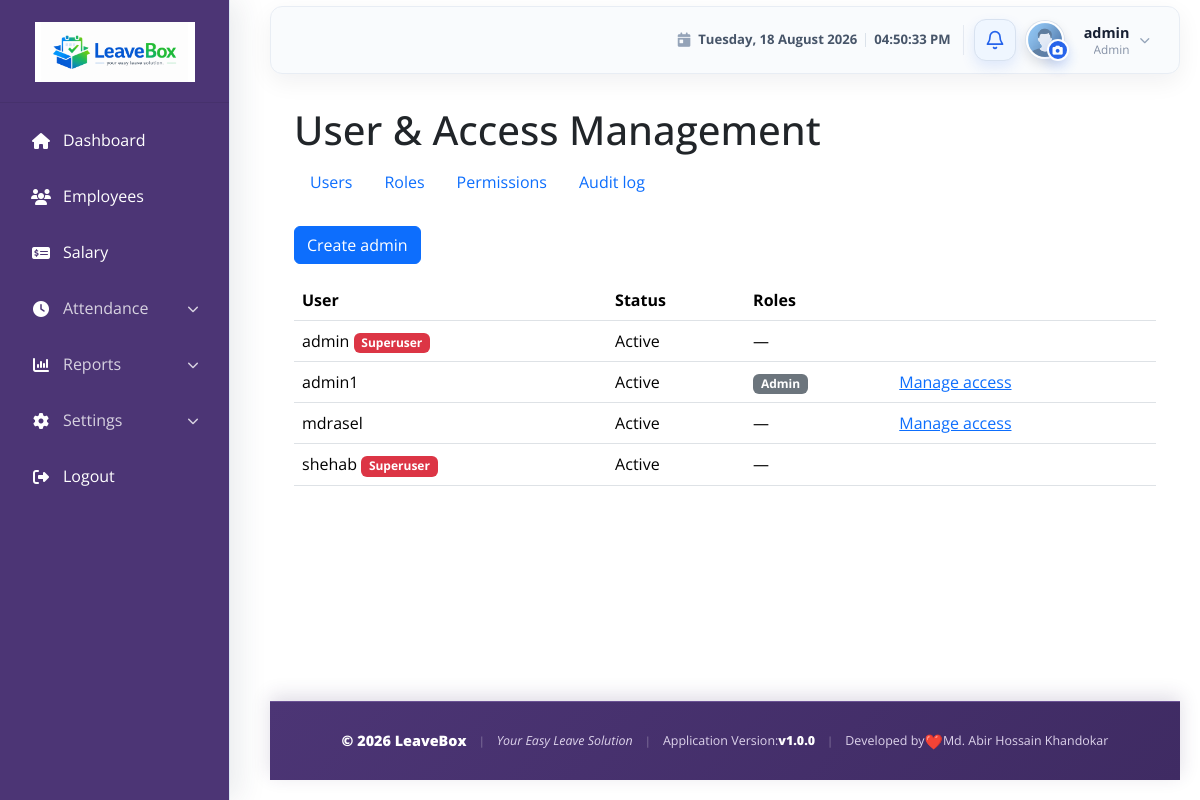
Page /accounts/access/users/ (signed in) on the earlier database version.
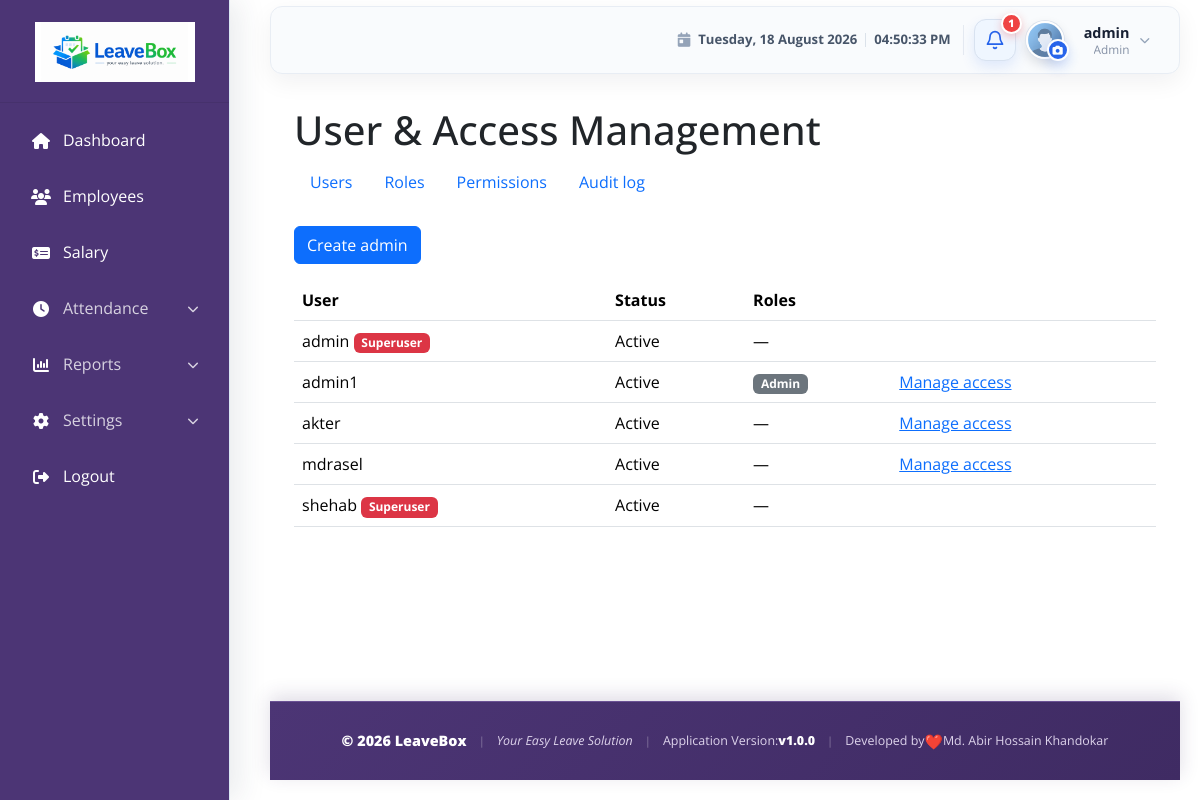
Same page on the later database version.
### accounts/models.py (models this page shows, shortened)
class User(AbstractUser):
    ROLE_CHOICES = (
        ('ADMIN', 'Admin/HR'),
        ('EMPLOYEE', 'Employee'),
    )
    role = models.CharField(max_length=10, choices=ROLE_CHOICES, default='EMPLOYEE')
    phone = models.CharField(max_length=15, blank=True, null=True)
    class Meta:
        permissions = [
            ('manage_users', 'Can manage application users'),
            ('manage_roles', 'Can manage roles'),
            ('manage_permissions', 'Can assign roles and permissions'),
            ('access_settings', 'Can access application settings'),
            ('approve_leave', 'Can approve leave requests'),
            ('reject_leave', 'Can reject leave requests'),
            ('process_salary', 'Can process salary'),
            ('view_reports', 'Can view reports'),
            ('export_reports', 'Can export reports'),
        ]

### accounts/views.py (the view)
# urls.py: path('access/users/', views.access_users, name='access_users'),
def access_users(request):
    denied = _superuser_only(request)
    if denied:
        return denied
    return render(request, 'access/users.html', {'users': User.objects.prefetch_related('groups').order_by('username')})

### LAF/templatetags/navigation_tags.py (called while the page is built)
@register.simple_tag
def url_name_active(request, *url_names):
    resolver_match = getattr(request, 'resolver_match', None)
    current_url_name = getattr(resolver_match, 'url_name', None)
    return current_url_name in url_names

### accounts/context_processors.py (called while the page is built)
def session_timeout(request):
    if not request.user.is_authenticated:
        return {}
    return {
        "session_timeout_seconds": settings.SESSION_TIMEOUT_SECONDS,
        "session_warning_seconds": min(120, settings.SESSION_TIMEOUT_SECONDS),
    }

### accounts/views.py (called while the page is built)
def _superuser_only(request):
    if not request.user.is_authenticated:
        return redirect(f"{reverse('accounts:login')}?next={request.path}")
    if not request.user.is_superuser:
        raise PermissionDenied

### templates/access/users.html
{% extends 'base/base.html' %}{% block content %}<div class="container py-4"><h1>User & Access Management</h1>{% include 'access/_nav.html' %}<a class="btn btn-primary mb-3" href="{% url 'accounts:access_user_add' %}">Create admin</a><div class="table-responsive"><table class="table"><thead><tr><th>User</th><th>Status</th><th>Roles</th><th></th></tr></thead><tbody>{% for item in users %}<tr><td>{{ item.username }}{% if item.is_superuser %} <span class="badge bg-danger">Superuser</span>{% endif %}</td><td>{% if item.is_active %}Active{% else %}Inactive{% endif %}</td><td>{% for role in item.groups.all %}<span class="badge bg-secondary">{{ role.name }}</span> {% empty %}—{% endfor %}</td><td>{% if not item.is_superuser %}<a href="{% url 'accounts:access_user_edit' item.pk %}">Manage access</a>{% endif %}</td></tr>{% endfor %}</tbody></table></div></div>{% endblock %}

### templates/base/base.html (shortened to what the changed rows need)
{% load static navigation_tags %}
<!DOCTYPE html>
<html lang="en">
<head>
    <link rel="stylesheet" href="{% static 'css/bootstrap-5.3.2.min.css' %}">
    <link rel="stylesheet" href="https://cdnjs.cloudflare.com/ajax/libs/font-awesome/6.4.0/css/all.min.css">
    <link rel="stylesheet" href="{% static 'css/dashboard.css' %}">
    <link rel="stylesheet" href="{% static 'css/apply_leave.css' %}">
    <link rel="stylesheet" href="{% static 'css/footer.css' %}">
    <link rel="stylesheet" href="{% static 'css/session-timeout.css' %}">
</head>
<body>
        {% url_name_active request 'dashboard' 'adm_dashboard' 'emp_dashboard' as dashboard_active %}
        {% url_name_active request 'employee_list' 'employee_detail' 'employee_admin_edit' 'employee_admin_update' as employees_active %}
        {% url_name_active request 'salary_list' 'salary_add' 'salary_edit' as salary_active %}
        {% url_name_active request 'department_list' 'department_add' 'department_edit' 'department_delete' as departments_active %}
        {% url_name_active request 'designation_list' 'designation_add' 'designation_edit' 'designation_delete' as designations_active %}
        {% url_name_active request 'leave_type_list' 'leave_type_add' 'leave_type_edit' 'leave_type_delete' as leave_settings_active %}
        {% url_name_active request 'leave_apply' as leave_apply_active %}
        {% url_name_active request 'attendance_history' 'employee_daily_attendance_report' 'all_employees_daily_attendance_report' 'employee_range_attendance_report' as attendance_active %}
        {% url_name_active request 'leave_report' 'attendance_report' as reports_active %}
    <main class="content-wrapper dashboard-content-wrapper">
        <nav class="navbar navbar-expand-lg navbar-light dashboard-navbar mb-2">
            <div class="container-fluid">
                <div class="dashboard-profile-slot">
                    <div class="dashboard-notification-dropdown">
                        <button class="dashboard-notification-button" type="button" id="notificationDropdown" aria-label="Notifications{% if pending_leave_count %}: {{ pending_leave_count }} pending leave request{{ pending_leave_count|pluralize }}{% endif %}" aria-haspopup="true" aria-expanded="false">
                            <svg class="dashboard-notification-icon" viewBox="0 0 24 24" aria-hidden="true">
                                <path d="M18 8a6 6 0 0 0-12 0c0 7-3 7-3 9h18c0-2-3-2-3-9"></path>
                                <path d="M13.73 21a2 2 0 0 1-3.46 0"></path>
                            </svg>
                            {% if pending_leave_count %}
                                <span class="dashboard-notification-badge" aria-hidden="true">{{ pending_leave_count }}</span>
                            {% endif %}
                        </button>
                    </div>
                    <div class="dropdown dashboard-profile-dropdown">
                        <button class="dashboard-profile-trigger" type="button" id="userDropdown" aria-haspopup="true" aria-controls="userDropdownMenu" aria-expanded="false">
                            <span class="dashboard-profile-copy">
                                <strong>{{ user.get_full_name|default:user.username }}</strong>
                                <small>
                                    {% if user.employee_profile.designation %}
                                        {{ user.employee_profile.designation }}
                                    {% elif perms.employees.view_employee %}
                                        Admin
                                    {% else %}
                                        {{ user.get_role_display|default:"Employee" }}
                                    {% endif %}
                                </small>
                            </span>
                        </button>
                    </div>
                </div>
            </div>
        </nav>
        <div class="container-fluid">
            {% block content %}{% endblock %}
        </div>
    </main>
</body>
</html>

Differences in the rows shown:
added User: username "akter", is_active "Active", is_superuser "Manage access"
Other differences:
{{ pending_leave_count }}: (not shown) → "1"
